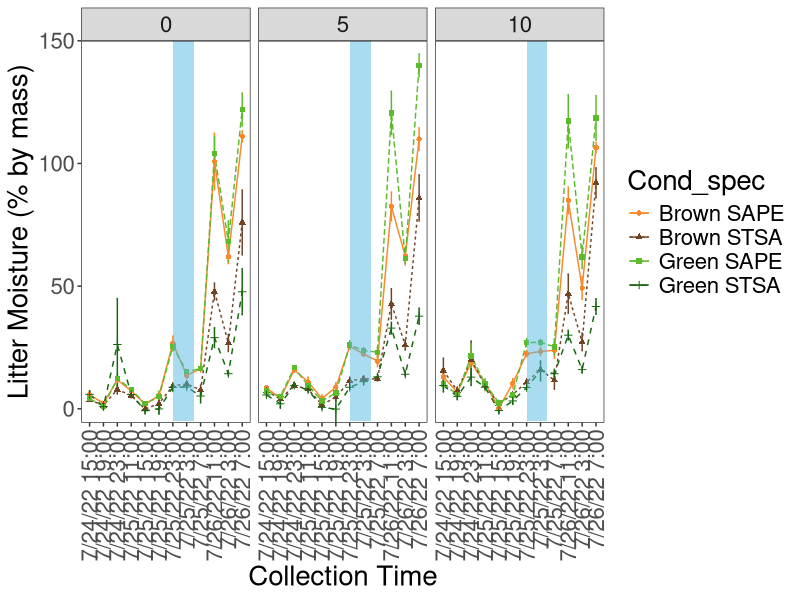

R code for this plot:
# Analysis of IRES Litter Microclimate Group data for microphase 1 experiment
# HThroop wrote script on August 2, 2022 
# HThroop made minor tweaks on Sept 20, 2022
# SSmamia rewrote script Sept 25, 2023

#setwd("/Users/Siena/Desktop/microclimate") # will not allow others to run your code
# see https://www.tidyverse.org/blog/2017/12/workflow-vs-script/

library(tidyverse)
library(scales)
library(here)

my_colors <- c("#fa882a","#6e4424","#5dba2b","#166610")

#import dataset
df_microphase1=read.csv(here("microphase1.csv"),header=TRUE) #HT modified for "here"
df_microphase1$Rainfall <- factor(df_microphase1$Rainfall) 


# calculate litter wet and dry masses
df_microphase1$LitterWetMass <- df_microphase1$Sample_mass - df_microphase1$SandMasswBag # sample wet mass at collection
df_microphase1$LitterDryMass <- df_microphase1$Drymasswbag - df_microphase1$D_bagMasswSand # sample dry mass at collection
# calculate sample dry mass (percent by mass) at collection
df_microphase1$LitterMoisture <- ((df_microphase1$LitterWetMass - df_microphase1$LitterDryMass) / df_microphase1$LitterDryMass) *100 
# divide into separate files for the two litter species
df_microphase1.SAPE <- filter(df_microphase1, Species == "SAPE")
df_microphase1.STSA <- filter(df_microphase1, Species == "STSA")


# calculate mean values for line graphs 
df_microphase1.means <- df_microphase1 %>% 
  group_by(Cond_spec, Rainfall, Datetime) %>% 
  summarise(LitterMoisture_mean=mean(LitterMoisture, na.rm=TRUE), n=n(), sd=sd(LitterMoisture, na.rm=TRUE), se=sd/sqrt(n))
df_microphase1.means$se<-as.numeric(df_microphase1.means$se)
df_microphase1.means$LitterMoisture_mean<-as.numeric(df_microphase1.means$LitterMoisture_mean)
df_microphase1.means


p1 <- ggplot(df_microphase1.means, aes(x=Datetime, y=LitterMoisture_mean, color=Cond_spec)) + 
  aes(group=Cond_spec) +
  geom_errorbar(aes(ymin=LitterMoisture_mean-se, ymax=LitterMoisture_mean+se), width=0.1) +
  geom_line(aes(color=Cond_spec, linetype=Cond_spec)) +
  geom_point(aes(shape=Cond_spec)) +
  annotate('rect', xmin=7, xmax=8.5, ymin=-5, ymax=150, alpha=.5, fill='#54b8e3') +
  xlab("Collection Time") + 
  ylab("Litter Moisture (% by mass)") +
  scale_color_manual(values = my_colors) +
  theme_bw() +
  theme(text = element_text(size = 20)) +
  theme(panel.grid.major = element_blank()) +
  theme(panel.grid.minor = element_blank()) +
  scale_y_continuous(expand=c(0,0)) +
  theme(axis.text.x = element_text(angle = 90, vjust = 0.5, hjust=1)) +
  facet_grid(~Rainfall) 
p1




